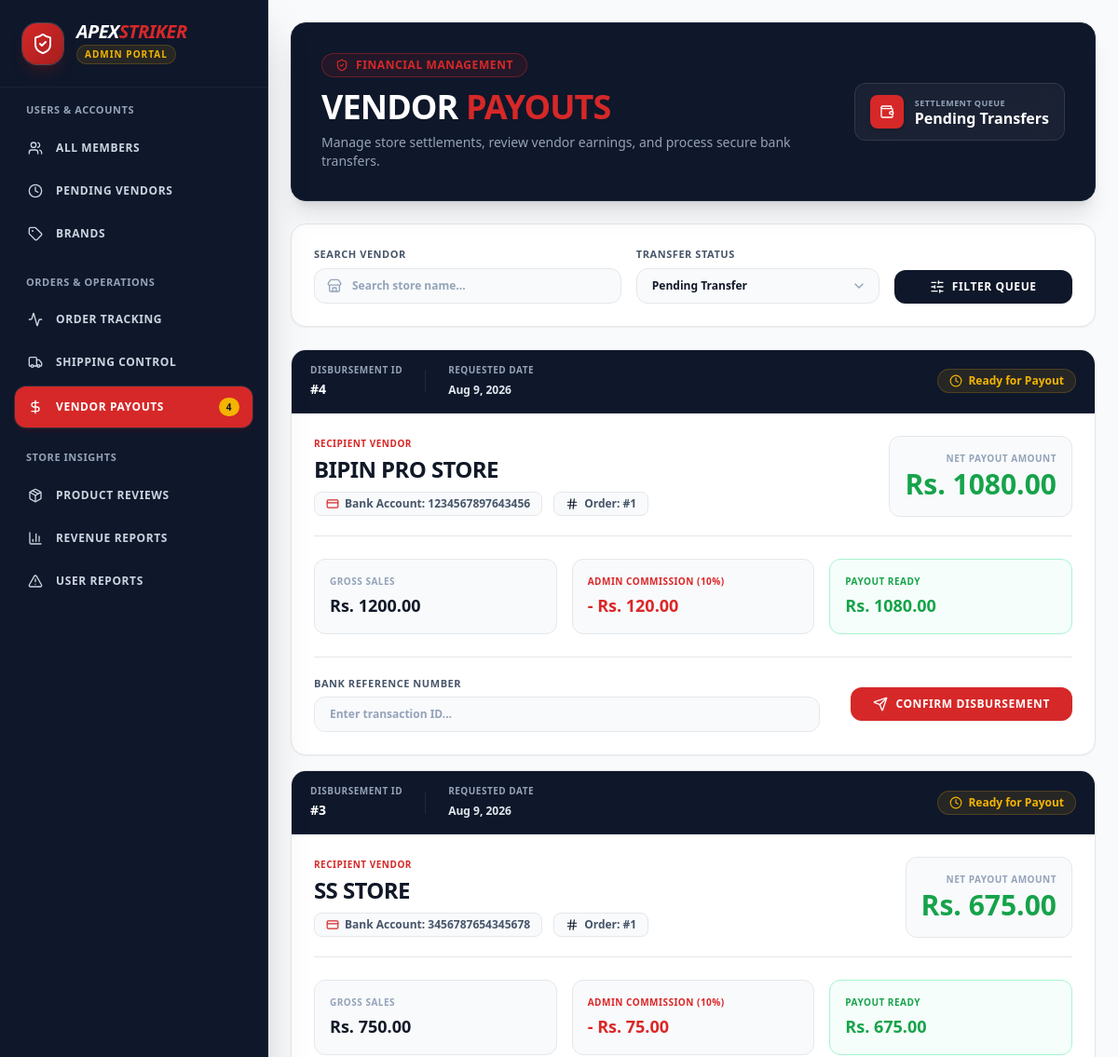
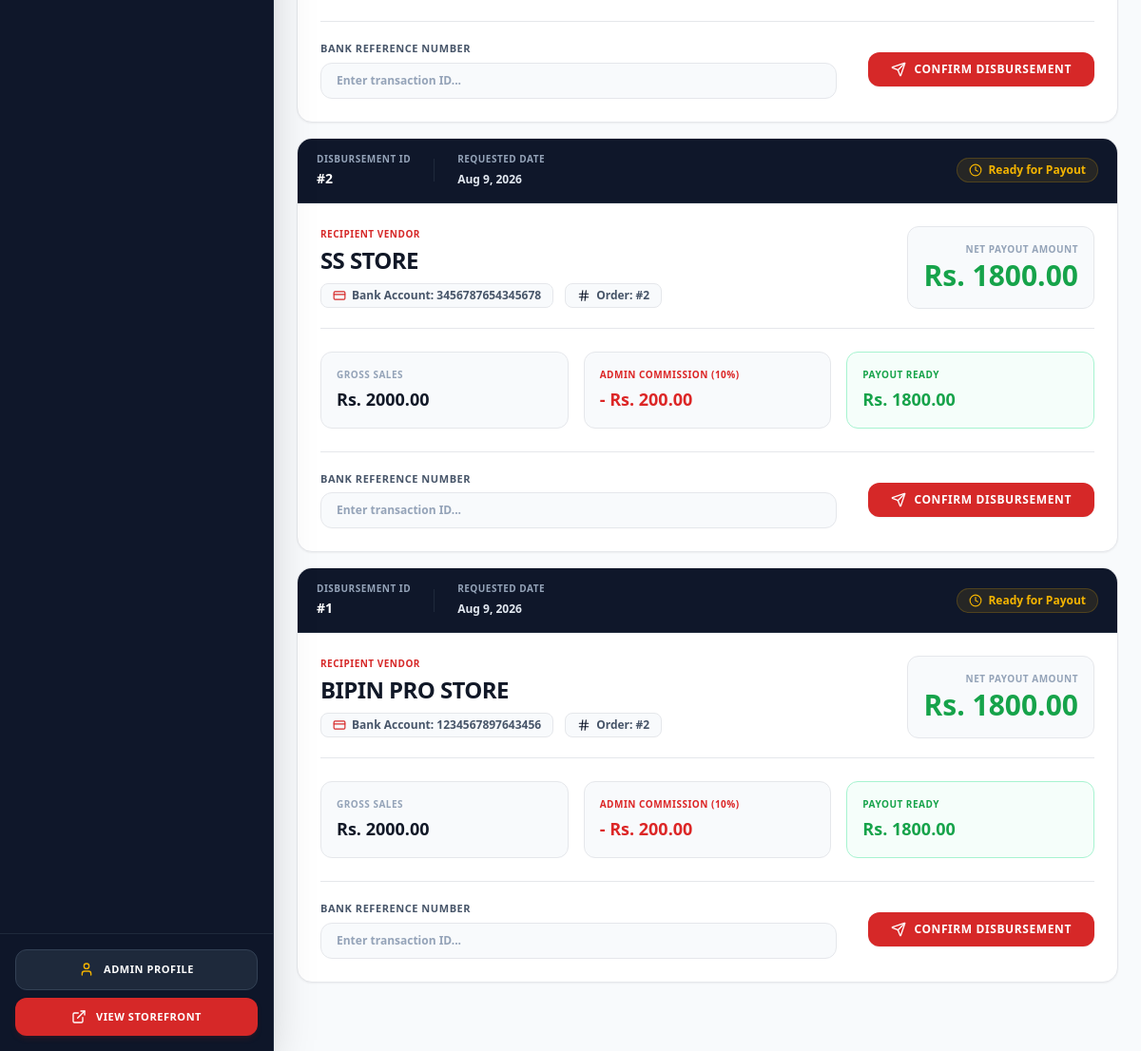
Page /dashboard/admin/?section=pending-payout (signed in) on the earlier database version (2 pictures, top to bottom).
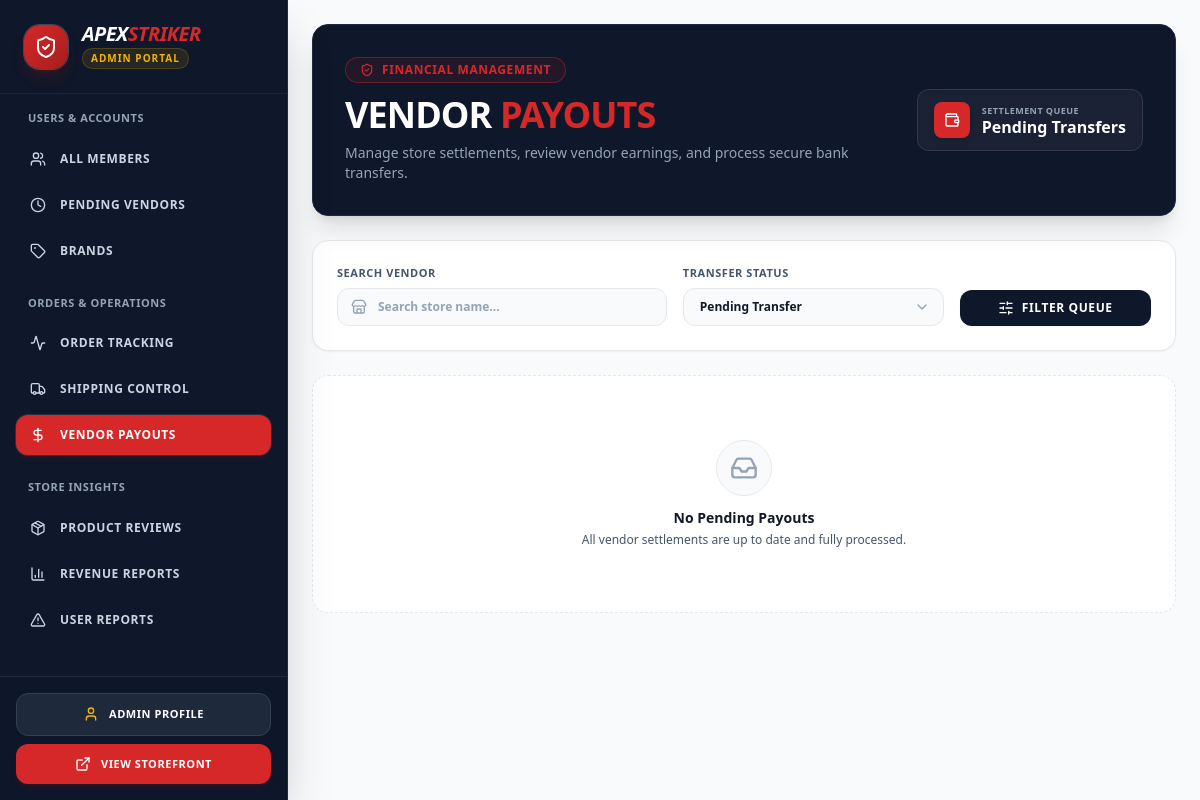
Same page on the later database version.
### as_app/models.py (models this page shows, shortened)
class Disbursement(models.Model):
    order = models.ForeignKey(Order, on_delete=models.CASCADE, related_name='disbursements')
    vendor = models.ForeignKey('Vendor', on_delete=models.CASCADE, related_name='disbursements')
    admin_commission = models.DecimalField(max_digits=12, decimal_places=2)
    payout_amount = models.DecimalField(max_digits=12, decimal_places=2)
    is_transferred = models.BooleanField(default=False)
    bank_ref_no = models.CharField(max_length=100, blank=True)
    created_at = models.DateTimeField(auto_now_add=True)
    updated_at = models.DateTimeField(auto_now=True)
    @property
    def total_amount(self):
        return self.admin_commission + self.payout_amount
    class Meta:
        unique_together = ('order', 'vendor')

class Vendor(models.Model):
    class Status(models.TextChoices):
        PENDING = 'pending', 'Pending'
        APPROVED = 'approved', 'Approved'
        REJECTED = 'rejected', 'Rejected'
    user = models.OneToOneField(User, on_delete=models.CASCADE,related_name='vendor_profile')
    shop_name = models.CharField(max_length=255)
    pan_number = models.CharField(max_length=50)
    id_proof = models.FileField(upload_to='images/id_proof/')
    bank_account_number = models.CharField(max_length=50)
    status = models.CharField(max_length=20, choices=Status.choices, default=Status.PENDING)
    commission_rate = models.DecimalField(max_digits=5, decimal_places=2, default=10.00)
    requested_on = models.DateTimeField(auto_now_add=True)

class Order(models.Model):
    class Status(models.TextChoices):
        PAID = 'paid', 'Paid (Held by Admin)'
        SHIPPING = 'shipping', 'Shipping in Progress'
        SHIPPED = 'shipped', 'Shipped'
        COMPLETED = 'completed', 'Delivered & Received'
        CANCELLED = 'cancelled', 'Cancelled'
    class PaymentMethod(models.TextChoices):
        ESEWA = 'esewa', 'eSewa'
        COD = 'cod', 'Cash on Delivery'
    customer = models.ForeignKey('Customer', on_delete=models.CASCADE)
    total_amount = models.DecimalField(max_digits=12, decimal_places=2)
    status = models.CharField(max_length=20, choices=Status.choices, default=Status.PAID)
    payment_method = models.CharField(max_length=20, choices=PaymentMethod.choices, default=PaymentMethod.ESEWA)
    transaction_id = models.CharField(max_length=100, help_text="eSewa/Khalti Ref ID")
    shipping_address = models.TextField()
    created_at = models.DateTimeField(auto_now_add=True)

### as_app/views/dashboard.py (the view, shortened to what this page needs)
# urls.py: path('dashboard/admin/', admin_dashboard_view, name='admin_dashboard'),
@login_required
def admin_dashboard_view(request):
    if request.user.role != 'admin':
        messages.error(request, "You are not authorized to access the admin dashboard.")
        return redirect('/')
    section = request.GET.get('section', 'member-list')
    context = {
        'section' : section,
        'total_pending_vendors': Vendor.objects.filter(status=Vendor.Status.PENDING).count(),
        'total_pending_brands': Brand.objects.filter(is_active=False).count(),
        'total_pending_payouts': Disbursement.objects.filter(is_transferred=False).count(),
        'total_products_reviews': 350,
        'total_admin_revenue': sum(disbursement.admin_commission for disbursement in Disbursement.objects.filter(is_transferred=True)),
        'total_vendor_revenue': sum(disbursement.payout_amount for disbursement in Disbursement.objects.filter(is_transferred=True)),
        'total_revenue': sum(disbursement.total_amount for disbursement in Disbursement.objects.filter(is_transferred=True)),
        'total_reported_users': Report.objects.filter(is_resolved=False).count(),
    }
    if section == 'member-list':
        context['members'] = User.objects.exclude(is_superuser=True).order_by('-date_joined')
    elif section == 'pending-vendors':
        context['vendors'] = Vendor.objects.filter(status=Vendor.Status.PENDING).order_by('-requested_on')
    elif section == 'brand-management':
        context['brands'] = Brand.objects.all()
    elif section == 'shipping-control':
        context['shipping_orders'] = Order.objects.all().order_by('-created_at')
    elif section == 'pending-payout':
        context['pending_payouts'] = Disbursement.objects.filter(is_transferred=False).order_by('-created_at')
    elif section == 'product-reviews':
        context['product_reviews'] = Review.objects.all().order_by('-created_at')
    elif section == 'revenue-logs':
        context['revenue_logs'] = Disbursement.objects.filter(is_transferred=True).order_by('-created_at')
    elif section == 'reported-users':
        context['reported_users'] = Report.objects.all().order_by('-created_at')
    return render(request, 'dashboard/admin_dashboard.html', context)

### as_app/templates/dashboard/admin_dashboard.html (shortened to what the changed rows need)
<!DOCTYPE html>
<html lang="en">
<head>
    {% load static %}
    <link href="{% static 'css/styles.css' %}" rel="stylesheet" />
</head>
<body class="bg-[#F8FAFC] text-[#111827] flex min-h-screen overflow-hidden font-sans">
    <aside class="w-72 bg-[#0F172A] text-white flex flex-col shadow-2xl relative z-30 shrink-0 border-r border-slate-800">
        <div class="p-6 border-b border-slate-800/80">
            <div class="flex items-center gap-3.5">
                <div>
                    <h1 class="text-xl font-black italic tracking-tight uppercase leading-none text-white">
                        Apex<span class="text-[#D62828]">Striker</span>
                    </h1>
                </div>
            </div>
        </div>
        <nav class="flex-grow p-4 space-y-6 overflow-y-auto custom-scrollbar">
            <div class="space-y-1.5">
                <h2 class="px-3 text-[11px] font-extrabold text-slate-400 uppercase tracking-wider mb-3">
                    Users & Accounts
                </h2>
            </div>
            <div class="space-y-1.5">
                <h2 class="px-3 text-[11px] font-extrabold text-slate-400 uppercase tracking-wider mb-3">
                    Orders & Operations
                </h2>
                <a href="?section=pending-payout" class="flex items-center justify-between px-3.5 py-3 rounded-xl transition-all font-bold text-xs uppercase tracking-wider group {% if section == 'pending-payout' %}bg-[#D62828] text-white shadow-md shadow-red-900/20 ring-1 ring-white/10{% else %}text-slate-300 hover:bg-slate-800/80 hover:text-white{% endif %}">
                    <div class="flex items-center gap-3.5">
                        <i data-lucide="dollar-sign" class="w-4 h-4 transition-transform group-hover:scale-110"></i>
                        <span>Vendor Payouts</span>
                    </div>
                    {% if total_pending_payouts > 0 %}
                        <span class="bg-[#F4B400] text-[#0F172A] font-extrabold px-2 py-0.5 rounded-full text-[10px] shadow-sm">
                            {{ total_pending_payouts }}
                        </span>
                    {% endif %}
                </a>
            </div>
            <div class="space-y-1.5">
                <h2 class="px-3 text-[11px] font-extrabold text-slate-400 uppercase tracking-wider mb-3">
                    Store Insights
                </h2>
            </div>
        </nav>
    </aside>
    <main class="flex-grow flex flex-col h-screen overflow-y-auto bg-[#F8FAFC]">
        {% if section == 'member-list' or not section %}
        {% include 'dashboard/admin/_member_list.html' %}
        {% elif section == 'pending-vendors' %}
        {% include 'dashboard/admin/_pending_vendors.html' %}
        {% elif section == 'brand-management' %}
        {% include 'dashboard/admin/_brand_management.html' %}
        {% elif section == 'order-items-tracking' %}
        {% include 'dashboard/admin/_order_items_tracking.html' %}
        {% elif section == 'shipping-control' %}
        {% include 'dashboard/admin/_shipping_control.html' %}
        {% elif section == 'pending-payout' %}
        {% include 'dashboard/admin/_pending_payout.html' %}
        {% elif section == 'product-reviews' %}
        {% include 'dashboard/admin/_product_reviews.html' %}
        {% elif section == 'revenue-logs' %}
        {% include 'dashboard/admin/_revenue_logs.html' %}
        {% elif section == 'reported-users' %}
        {% include 'dashboard/admin/_reported_users.html' %}
        {% endif %}
    </main>
</body>
</html>

### as_app/templates/dashboard/admin/_pending_payout.html (shortened to what the changed rows need)
<div class="flex-grow flex flex-col h-screen bg-[#F8FAFC] overflow-hidden">
    <div class="flex-grow overflow-y-auto px-3 sm:px-5 lg:px-6 py-6 space-y-6">
        <div class="w-full space-y-6">
            <div class="bg-[#0F172A] text-white p-6 sm:p-8 rounded-2xl shadow-xl relative overflow-hidden flex flex-col lg:flex-row lg:items-center justify-between gap-6 border border-slate-800">
                <div class="relative z-10">
                    <h1 class="text-2xl sm:text-4xl font-extrabold tracking-tight uppercase leading-none mb-2 text-white">
                        Vendor <span class="text-[#D62828]">Payouts</span>
                    </h1>
                </div>
            </div>
            <div class="space-y-4 pb-12">
                {% for payout in pending_payouts %}
                <div class="bg-white rounded-2xl border border-[#E5E7EB] shadow-sm hover:shadow-md transition-all duration-300 overflow-hidden">
                    <div class="bg-[#0F172A] text-white px-5 py-3.5 flex flex-wrap items-center justify-between gap-4 border-b border-slate-800">
                        <div class="flex flex-wrap items-center gap-6">
                            <div>
                                <span class="text-[10px] uppercase font-bold text-slate-400 tracking-wider block">Disbursement ID</span>
                                <span class="text-xs sm:text-sm font-extrabold text-white">#{{ payout.id }}</span>
                            </div>
                            <div>
                                <span class="text-[10px] uppercase font-bold text-slate-400 tracking-wider block">Requested Date</span>
                                <span class="text-xs font-semibold text-slate-200">{{ payout.created_at|date:"M j, Y" }}</span>
                            </div>
                        </div>
                        <div>
                            {% if not payout.is_transferred %}
                                <span class="inline-flex items-center gap-1.5 bg-[#F4B400]/10 text-[#F4B400] px-3 py-1 rounded-full border border-[#F4B400]/20 text-xs font-bold">
                                    <i data-lucide="clock" class="w-3.5 h-3.5"></i> Ready for Payout
                                </span>
                            {% else %}
                                <span class="inline-flex items-center gap-1.5 bg-[#16A34A]/10 text-[#16A34A] px-3 py-1 rounded-full border border-[#16A34A]/20 text-xs font-bold">
                                    <i data-lucide="check-circle-2" class="w-3.5 h-3.5"></i> Payout Completed
                                </span>
                            {% endif %}
                        </div>
                    </div>
                    <div class="p-5 sm:p-6 space-y-6">
                        <div class="flex flex-col lg:flex-row lg:items-center justify-between gap-4 pb-5 border-b border-[#E5E7EB]">
                            <div>
                                <span class="text-[10px] font-bold text-[#D62828] uppercase tracking-wider block mb-1">Recipient Vendor</span>
                                <h3 class="text-xl sm:text-2xl font-extrabold text-[#111827] uppercase tracking-tight">
                                    {{ payout.vendor.shop_name }}
                                </h3>
                                <div class="flex flex-wrap items-center gap-3 mt-2">
                                    <span class="inline-flex items-center gap-1.5 bg-[#F8FAFC] border border-[#E5E7EB] px-3 py-1 rounded-lg text-xs font-semibold text-[#475569]">
                                        <i data-lucide="credit-card" class="w-3.5 h-3.5 text-[#D62828]"></i> Bank Account: {{ payout.vendor.bank_account_number }}
                                    </span>
                                    <span class="inline-flex items-center gap-1.5 bg-[#F8FAFC] border border-[#E5E7EB] px-3 py-1 rounded-lg text-xs font-semibold text-[#475569]">
                                        <i data-lucide="hash" class="w-3.5 h-3.5 text-[#0F172A]"></i> Order: #{{ payout.order.id }}
                                    </span>
                                </div>
                            </div>
                            <div class="text-left lg:text-right bg-[#F8FAFC] p-4 rounded-xl border border-[#E5E7EB] shrink-0">
                                <span class="text-[10px] font-bold text-slate-400 uppercase tracking-wider block mb-0.5">Net Payout Amount</span>
                                <span class="text-2xl sm:text-3xl font-extrabold text-[#16A34A]">Rs. {{ payout.payout_amount|floatformat:2 }}</span>
                            </div>
                        </div>
                        <div class="grid grid-cols-1 sm:grid-cols-3 gap-4">
                            <div class="p-4 rounded-xl bg-[#F8FAFC] border border-[#E5E7EB]">
                                <p class="text-[10px] font-bold text-slate-400 uppercase tracking-wider mb-1">Gross Sales</p>
                                <p class="text-lg font-extrabold text-[#111827]">Rs. {{ payout.total_amount|floatformat:2 }}</p>
                            </div>
                            <div class="p-4 rounded-xl bg-[#F8FAFC] border border-[#E5E7EB]">
                                <p class="text-[10px] font-bold text-[#DC2626] uppercase tracking-wider mb-1">Admin Commission (10%)</p>
                                <p class="text-lg font-extrabold text-[#DC2626]">- Rs. {{ payout.admin_commission|floatformat:2 }}</p>
                            </div>
                            <div class="p-4 rounded-xl bg-emerald-50/50 border border-emerald-200">
                                <p class="text-[10px] font-bold text-[#16A34A] uppercase tracking-wider mb-1">Payout Ready</p>
                                <p class="text-lg font-extrabold text-[#16A34A]">Rs. {{ payout.payout_amount|floatformat:2 }}</p>
                            </div>
                        </div>
                        {% if not payout.is_transferred %}
                            <form action="/payment/payout/{{ payout.id }}/" method="POST" class="pt-5 border-t border-[#E5E7EB] flex flex-col md:flex-row items-center justify-between gap-4">
                                <div class="w-full md:w-2/3">
                                    <label class="text-[11px] font-bold text-[#475569] uppercase tracking-wider block mb-1.5">Bank Reference Number</label>
                                    <input type="text" name="bank_ref_no" placeholder="Enter transaction ID..." class="w-full px-4 py-2.5 bg-[#F8FAFC] border border-[#E5E7EB] rounded-xl text-xs font-semibold text-[#111827] placeholder:text-slate-400 focus:outline-none focus:ring-2 focus:ring-[#D62828]/20 focus:border-[#D62828] transition-all">
                                </div>
                                <div class="w-full md:w-auto flex items-end">
                                    <button type="submit" class="w-full md:w-auto px-6 py-2.5 bg-[#D62828] hover:bg-[#A61E1E] text-white rounded-xl font-bold text-xs uppercase tracking-wider transition-all shadow-sm active:scale-95 flex items-center justify-center gap-2">
                                        <i data-lucide="send" class="w-4 h-4"></i> Confirm Disbursement
                                    </button>
                                </div>
                            </form>
                        {% endif %}
                    </div>
                </div>
                {% empty %}
                <div class="flex flex-col items-center justify-center py-16 px-4 bg-white rounded-2xl border border-dashed border-[#E5E7EB] text-center">
                    <div class="w-14 h-14 bg-[#F8FAFC] rounded-full flex items-center justify-center mb-3 border border-[#E5E7EB]">
                        <i data-lucide="inbox" class="w-7 h-7 text-slate-400"></i>
                    </div>
                    <h3 class="text-sm font-bold text-[#111827] mb-1">No Pending Payouts</h3>
                    <p class="text-xs text-[#475569] max-w-sm">All vendor settlements are up to date and fully processed.</p>
                </div>
                {% endfor %}
            </div>
        </div>
    </div>
</div>

Differences in the rows shown:
no longer on this page (row edited): Disbursement: id "4", created_at "Aug 9, 2026", is_transferred False (drawn), vendor.shop_name "BIPIN PRO STORE", vendor.bank_account_number "1234567897643456", order.id "1", payout_amount "1080.00", total_amount "1200.00", admin_commission "120.00"
no longer on this page (row edited): Disbursement: id "3", created_at "Aug 9, 2026", is_transferred False (drawn), vendor.shop_name "SS STORE", vendor.bank_account_number "3456787654345678", order.id "1", payout_amount "675.00", total_amount "750.00", admin_commission "75.00"
no longer on this page (row edited): Disbursement: id "2", created_at "Aug 9, 2026", is_transferred False (drawn), vendor.shop_name "SS STORE", vendor.bank_account_number "3456787654345678", order.id "2", payout_amount "1800.00", total_amount "2000.00", admin_commission "200.00"
no longer on this page (row edited): Disbursement: id "1", created_at "Aug 9, 2026", is_transferred False (drawn), vendor.shop_name "BIPIN PRO STORE", vendor.bank_account_number "1234567897643456", order.id "2", payout_amount "1800.00", total_amount "2000.00", admin_commission "200.00"
Other differences:
{{ total_pending_payouts }}: "4" → (not shown)
text now shown: "No Pending Payouts All vendor settlements are up to date and fully processed."
